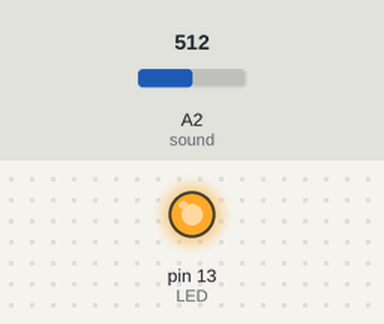
This sketch was run on a simulated Arduino Uno, built with avr-gcc and run on an emulated ATmega328P. Shown: output pins drawn as LEDs (lit = HIGH). The test bench sets the inputs (shaded band); at power-on: A2 (sound) = 512.

Above: at 1.8 s.
1.9 s: A2 (sound) set to 44
3.4 s: A2 (sound) set to 37
At 4.6 s:
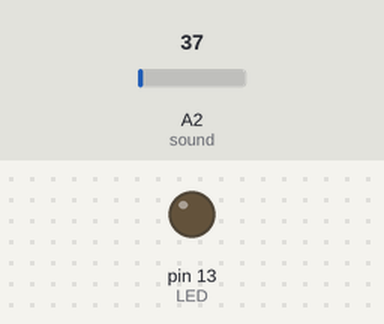
5.5 s: A2 (sound) set to 122
At 6.7 s:
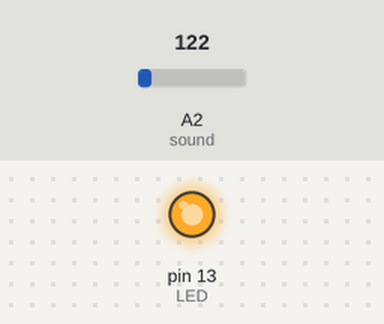
7.0 s: A2 (sound) set to 30
At 8.5 s:
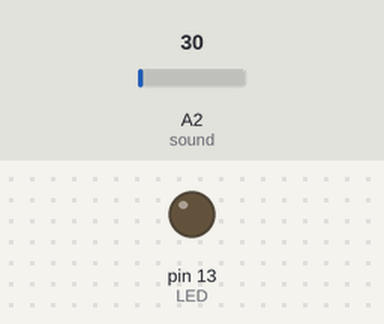
Timing chart, 0 to 10.0 s (numbered marks = the images above; inputs shaded):
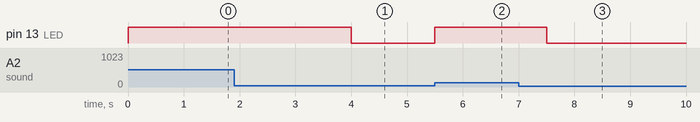

The sketch:

clap_switch.ino
```cpp
const int LED=13;
const int sound=A2;
const int threshold=40;

void setup() {
  Serial.begin(9600);
  pinMode(LED,OUTPUT);
  pinMode(sound,INPUT);
}

void loop() {
  int soundsense=analogRead(sound);
  if(soundsense>=threshold) {
    digitalWrite(LED,HIGH);
    delay(1000);
  }
  else
  {
    digitalWrite(LED,LOW);
  }
}
```

Measured:
- the behaviour switches between 40 and 39 on A2 (sound) (found by bisection; images 0 and 1)
- after the input at 1.9 s, every drawn part: stays the same
- after the input at 3.4 s, pin 13 (LED): HIGH → LOW after 0.60 s
- after the input at 5.5 s, pin 13 (LED): LOW → HIGH at once
- after the input at 7.0 s, pin 13 (LED): HIGH → LOW after 0.50 s
